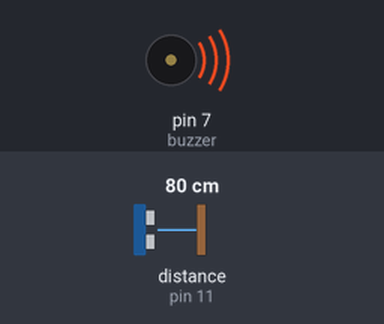
Recording of a sketch running on a simulated Arduino Uno, built with avr-gcc and run on an emulated ATmega328P. Parts: buzzer (waves = sounding). Wiring (inferred from the names in the program): ultrasonic range finder: trigger pin 12; echo pin 11. Inputs (shaded band) come from the test bench; at power-on: distance to the obstacle (sensor on pin 11) 80 cm. The echo pulse lasts 58.3 µs per cm. At 0.0 s the program stops and its outputs stay as they are.

Above: at 0.1 s.
Timing chart, 0 to 1.5 s (numbered marks = the images above):
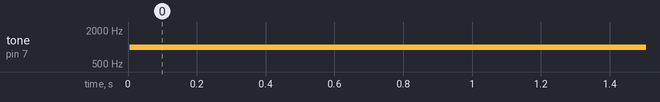

Measured:
- by itself, tone on pin 7 (buzzer): silent → 1000 Hz at 0.01 s

The sketch:

autowater.ino
```cpp
const int waterpin = 9;
const int potentipin = A0;
int potenti;
int speed;
const int dry = 504;
const int wet = 249;
const int trigPin = 12;
const int echoPin = 11;
long duration;
int distance;
const int buzzer = 7;

void setup() {

pinMode(buzzer, OUTPUT);
  pinMode(trigPin, OUTPUT); // Sets the trigPin as an Output
pinMode(echoPin, INPUT); // Sets the echoPin as an Input
  Serial.begin(9600);
}
void loop() {
digitalWrite(trigPin, LOW);
delayMicroseconds(2);
digitalWrite(trigPin, HIGH);
delayMicroseconds(10);
digitalWrite(trigPin, LOW);
duration = pulseIn(echoPin, HIGH);
distance= duration*0.034/2;
while (distance > 15)
{
tone(buzzer, 1000);
}
int moisturevalue = analogRead(A0);
int moisturelevel = map(moisturevalue, wet, dry, 100, 0);
while(moisturelevel<30)
{
  potenti = analogRead(potentipin);
  speed = map(potenti, 0, 1023,0,255);
  analogWrite(waterpin, speed);
}
// Serial.print(moisturelevel);
// Serial.println("%");
// delay(155);

}
```
